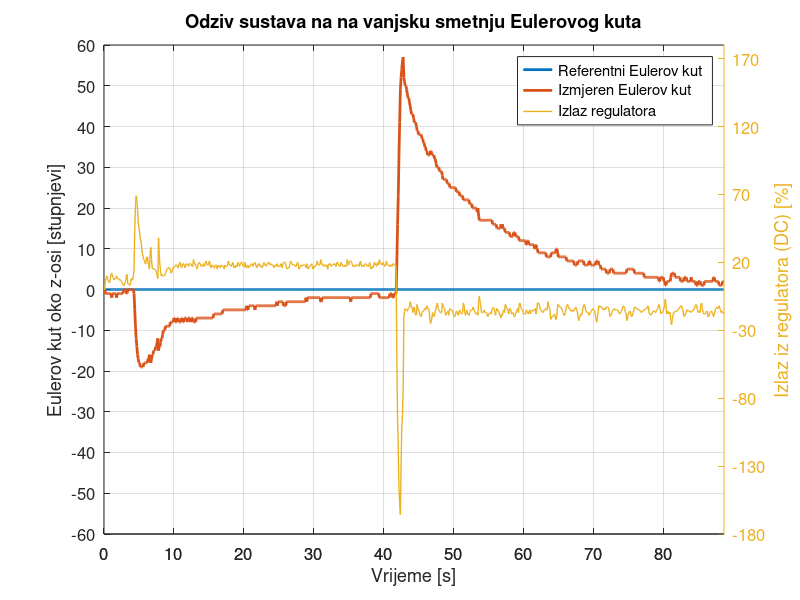

MATLAB code to generate this figure:
clear all;
close all;

% load and prepare ang vel meas
meas = csvread('measurements/angle_regulation_disturb.csv');

meas = meas(623:1510,:,:);

angle_ref = meas(:,1);
angle = meas(:,2);
cntrl = meas(:,3);

% create time vector
t = 0:(length(angle_ref)-1);
t = t ./ 10.0; % convert to seconds
t = t';

a = [angle_ref, angle];

% plot
font_size_title = 15;
font_size = 12;
time_step_size = 10;
y1_lim = [-60 60];
y2_lim = [-180 180];
y1_step_size = 10;
y2_step_size = 50;

hf = figure();
[hax, h1, h2] = plotyy(t, a, t, cntrl);
xlabel("Vrijeme [s]");
ylabel(hax(1), "Eulerov kut oko z-osi [stupnjevi]");
ylabel(hax(2), "Izlaz iz regulatora (DC) [%]");
title("Odziv sustava na na vanjsku smetnju Eulerovog kuta", "fontsize", font_size_title);
set(hax(1), "fontsize", font_size)
set(hax(2), "fontsize", font_size)
set(h1, "linewidth", 2)
set(h2, "linewidth", 1)
ylim(hax(1), y1_lim)
ylim(hax(2), y2_lim)
legend('Referentni Eulerov kut', 'Izmjeren Eulerov kut', 'Izlaz regulatora')
grid
xbounds = xlim();
set(hax, 'xtick', xbounds(1):time_step_size:xbounds(2))
ybounds1 = ylim(hax(1));
set(hax(1), 'ytick', ybounds1(1):y1_step_size:ybounds1(2))
ybounds2 = ylim(hax(2));
set(hax(2), 'ytick', ybounds2(1):y2_step_size:ybounds2(2))

% printing to png
print(hf, "angle_reg_dist.png", '-dpng');
